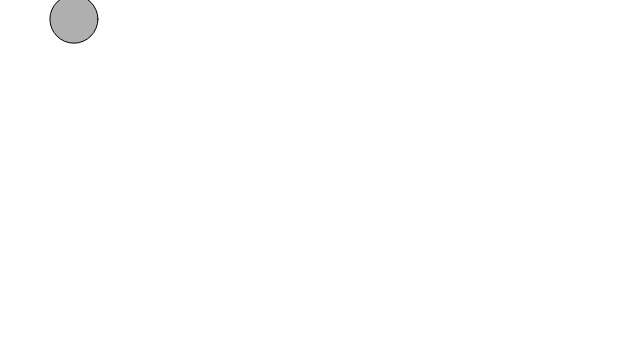
Frame 1 (no input)
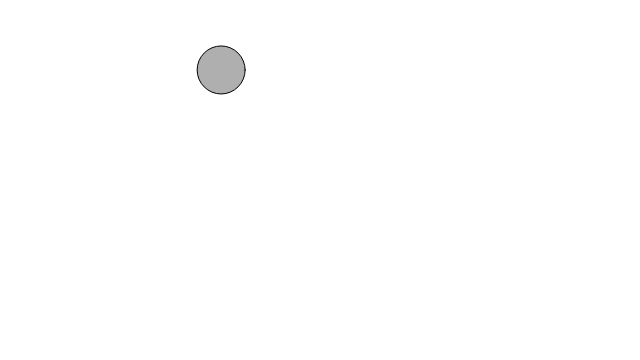
Frame 60 (no input)
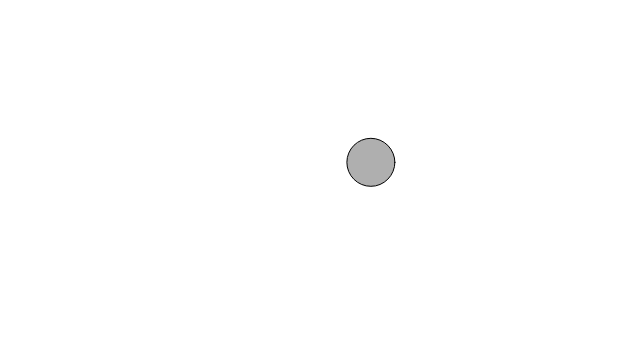
Frame 120 (the mouse pressed at the canvas centre since frame 60)

The p5.js sketch that drew these frames (run headless with seeded random() and noise() and a simulated clock; from frame 60 on, the mouse is pressed at the canvas centre):

// p5.js sketch
// ── sketch.js
// The Nature of Code
// Daniel Shiffman
// http://natureofcode.com

// Example 1-2: Bouncing Ball, with p5.Vector!

let b; //we declare an individual b which will become an instance of the Ball class

function setup() {
  createCanvas(640, 360);
  b = new Ball(); //we create our b instance of Ball;
}

function draw() {
  background(255);
  b.update(); 
  b.display();
}

class Ball {
  constructor() {
    this.position = new createVector(random(100), random(100));
    this.velocity = new createVector(random(-5,5), random(-5,5));
  }
  
  update() {
    // Add the current speed to the position.
    this.position.add(this.velocity);
    
    if ((this.position.x > width) || (this.position.x < 0)) {
      this.velocity.x = this.velocity.x * -1;
    }
    if ((this.position.y > height) || (this.position.y < 0)) {
      this.velocity.y = this.velocity.y * -1;
    }
  }
  display() {
    // Display circle at x position
    stroke(0);
    fill(175);
    ellipse(this.position.x, this.position.y, 48, 48);
  }
}
